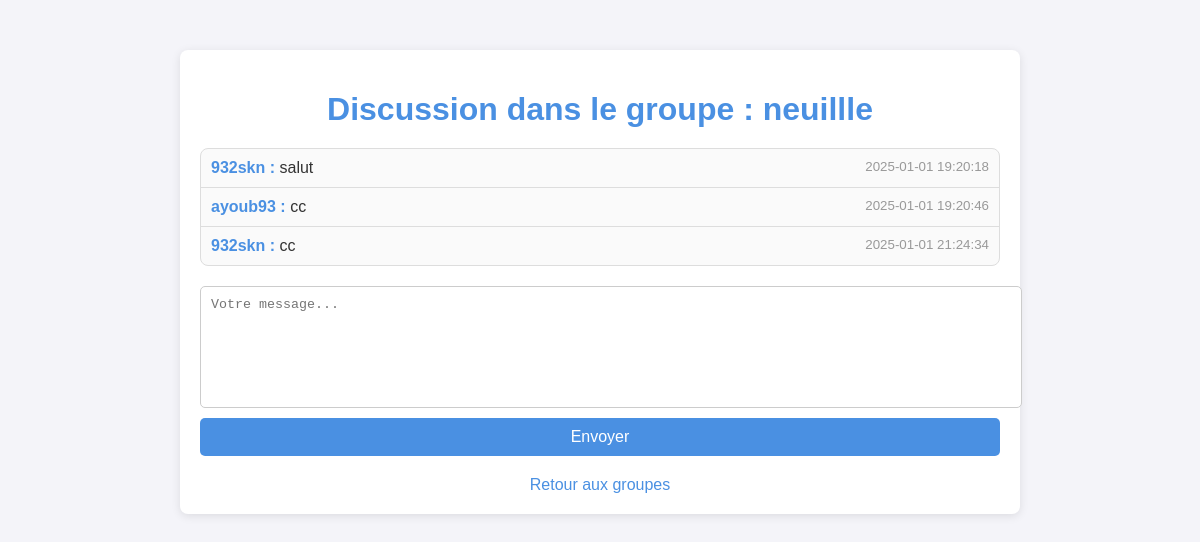
/group/1 (signed in), run on an earlier commit of the app's database.
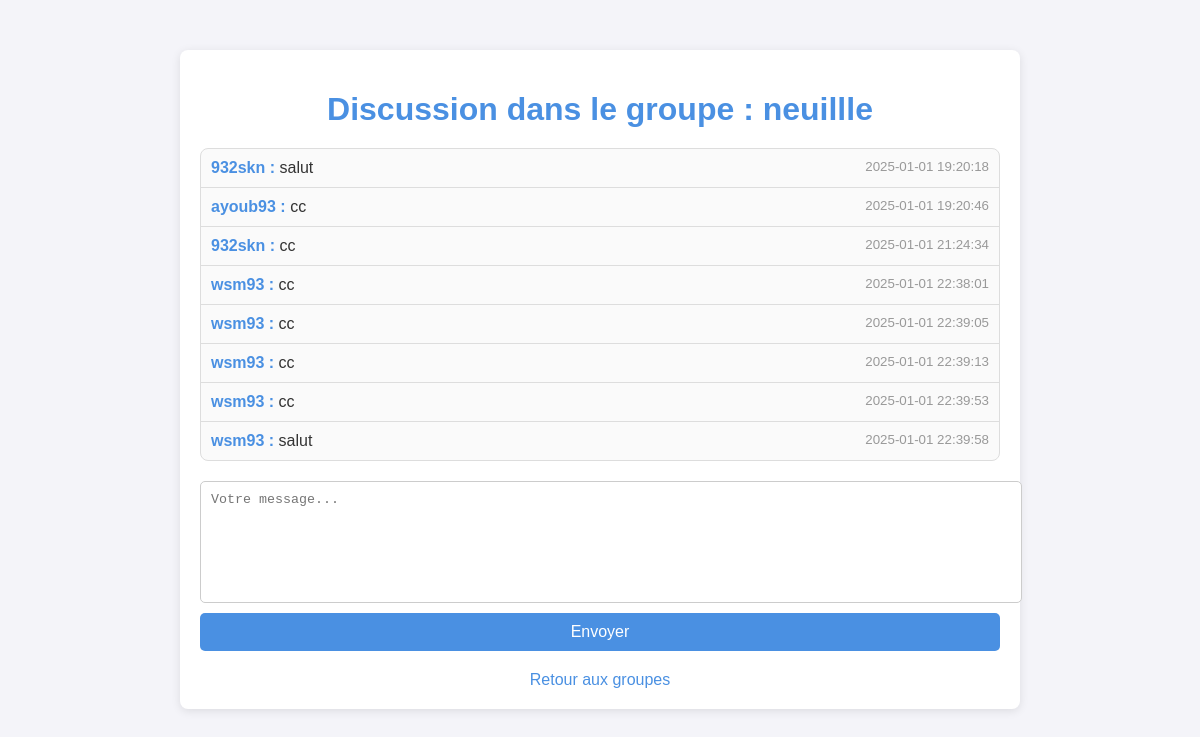
And on a later commit of the database.
### models.py (models this page shows)
class Group(db.Model):
    id = db.Column(db.Integer, primary_key=True)
    name = db.Column(db.String(100), nullable=False)
    admin_id = db.Column(db.Integer, db.ForeignKey('user.id'), nullable=False)
    admin = db.relationship('User', foreign_keys=[admin_id])

class Message(db.Model):
    id = db.Column(db.Integer, primary_key=True)
    conversation_id = db.Column(db.Integer, db.ForeignKey('conversation.id'), nullable=True)  # Message privé
    group_id = db.Column(db.Integer, db.ForeignKey('group.id'), nullable=True)  # Message de groupe
    sender_id = db.Column(db.Integer, db.ForeignKey('user.id'), nullable=False)
    content = db.Column(db.String(500), nullable=False)
    is_read = db.Column(db.Boolean, default=False)
    timestamp = db.Column(db.DateTime, default=db.func.current_timestamp())
    sender = db.relationship('User', foreign_keys=[sender_id])
    conversation = db.relationship('Conversation', foreign_keys=[conversation_id])
    group = db.relationship('Group', foreign_keys=[group_id])

class User(UserMixin, db.Model):
    id = db.Column(db.Integer, primary_key=True)
    username = db.Column(db.String(150), unique=True, nullable=False)
    password = db.Column(db.String(150), nullable=False)

### app.py (the view, shortened to what this page needs)
@app.route('/group/<int:group_id>', methods=['GET', 'POST'])
@login_required
def group_chat(group_id):
    group = db.session.get(Group, group_id)
    is_member = GroupMember.query.filter_by(group_id=group_id, user_id=current_user.id).first()
    if not is_member:
        return "Erreur : Vous n'êtes pas membre de ce groupe.", 403
    messages = Message.query.filter_by(group_id=group_id).order_by(Message.timestamp).all()
    return render_template('group_chat.html', group=group, messages=messages)

### app.py (called while the page is built)
@login_manager.user_loader
def load_user(user_id):
    return db.session.get(User, int(user_id))  # Correctif pour éviter LegacyAPIWarning

### templates/group_chat.html (shortened to what this page needs)
<!DOCTYPE html>
<html lang="en">
<head>
</head>
<body>
    <div class="container">
        <h1>Discussion dans le groupe : {{ group.name }}</h1>
        <ul>
            {% for message in messages %}
                <li>
                    <span>
                        <strong>{{ message.sender.username }} :</strong> {{ message.content }}
                    </span>
                    <small>{{ message.timestamp }}</small>
                </li>
            {% endfor %}
        </ul>
        <form method="POST">
            <textarea name="content" placeholder="Votre message..." required></textarea>
            <button type="submit">Envoyer</button>
        </form>
        <a href="{{ url_for('groups') }}">Retour aux groupes</a>
    </div>
</body>
</html>

### templates/group_chat.html (style rules this page uses)
body { font-family: 'Arial', sans-serif; background-color: #f4f4f9; margin: 0; padding: 0; color: #333; }
.container { max-width: 800px; margin: 50px auto; padding: 20px; background-color: #fff; border-radius: 8px; box-shadow: 0 2px 10px rgba(0, 0, 0, 0.1); }
h1 { text-align: center; color: #4a90e2; margin-bottom: 20px; }
ul { list-style: none; padding: 0; max-height: 400px; overflow-y: auto; margin-bottom: 20px; border: 1px solid #ddd; border-radius: 8px; background-color: #fafafa; }
li { padding: 10px; border-bottom: 1px solid #ddd; display: flex; justify-content: space-between; }
li:last-child { border-bottom: none; }
li strong { color: #4a90e2; }
li small { color: #999; }
form { display: flex; flex-direction: column; gap: 10px; }
textarea { width: 100%; padding: 10px; border: 1px solid #ccc; border-radius: 5px; resize: none; height: 100px; }
button { padding: 10px 20px; background-color: #4a90e2; color: #fff; border: none; border-radius: 5px; cursor: pointer; font-size: 1rem; transition: background-color 0.3s ease; }
a { display: block; text-align: center; margin-top: 20px; text-decoration: none; color: #4a90e2; }

What changed in the data, as far as the page shows it:
added Message: sender.username "wsm93", content "cc", timestamp "2025-01-01 22:38:01"
added Message: sender.username "wsm93", content "cc", timestamp "2025-01-01 22:39:05"
added Message: sender.username "wsm93", content "cc", timestamp "2025-01-01 22:39:13"
added Message: sender.username "wsm93", content "cc", timestamp "2025-01-01 22:39:53"
added Message: sender.username "wsm93", content "salut", timestamp "2025-01-01 22:39:58"
